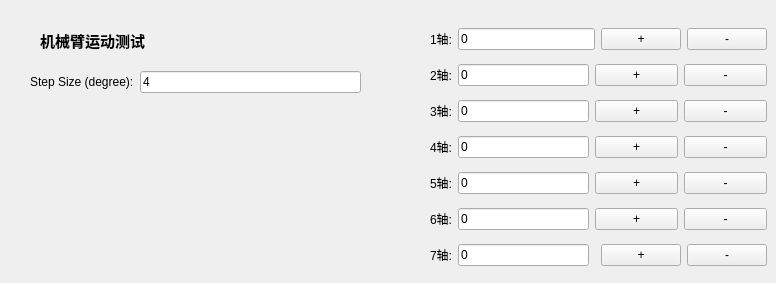
           <widget class="QWidget" name="tab_40">
            <attribute name="title">
             <string>机械臂运动测试</string>
            </attribute>
            <widget class="QWidget" name="layoutWidget_19">
             <property name="geometry">
              <rect>
               <x>30</x>
               <y>60</y>
               <width>331</width>
               <height>44</height>
              </rect>
             </property>
             <layout class="QHBoxLayout" name="horizontalLayout_114">
              <item>
               <widget class="QLabel" name="label_313">
                <property name="text">
                 <string>Step Size (degree):</string>
                </property>
               </widget>
              </item>
              <item>
               <widget class="QLineEdit" name="lineEdit_robotMoveStep_6">
                <property name="text">
                 <string>4</string>
                </property>
               </widget>
              </item>
             </layout>
            </widget>
            <widget class="QWidget" name="layoutWidget_20">
             <property name="geometry">
              <rect>
               <x>430</x>
               <y>20</y>
               <width>337</width>
               <height>254</height>
              </rect>
             </property>
             <layout class="QGridLayout" name="gridLayout_42">
              <item row="0" column="0" colspan="2">
               <layout class="QHBoxLayout" name="horizontalLayout_115">
                <item>
                 <widget class="QLabel" name="label_314">
                  <property name="text">
                   <string>1轴:</string>
                  </property>
                 </widget>
                </item>
                <item>
                 <widget class="QLineEdit" name="lineEdit_jt_36">
                  <property name="text">
                   <string>0</string>
                  </property>
                 </widget>
                </item>
               </layout>
              </item>
              <item row="0" column="2">
               <layout class="QHBoxLayout" name="horizontalLayout_116">
                <item>
                 <widget class="QPushButton" name="pushButton_a1_p_6">
                  <property name="text">
                   <string>+</string>
                  </property>
                 </widget>
                </item>
                <item>
                 <widget class="QPushButton" name="pushButton_a1_m_6">
                  <property name="text">
                   <string>-</string>
                  </property>
                 </widget>
                </item>
               </layout>
              </item>
              <item row="1" column="0">
               <layout class="QHBoxLayout" name="horizontalLayout_117">
                <item>
                 <widget class="QLabel" name="label_315">
                  <property name="text">
                   <string>2轴:</string>
                  </property>
                 </widget>
                </item>
                <item>
                 <widget class="QLineEdit" name="lineEdit_jt_37">
                  <property name="text">
                   <string>0</string>
                  </property>
                 </widget>
                </item>
               </layout>
              </item>
              <item row="1" column="1" colspan="2">
               <layout class="QHBoxLayout" name="horizontalLayout_118">
                <item>
                 <widget class="QPushButton" name="pushButton_a2_p_6">
                  <property name="text">
                   <string>+</string>
                  </property>
                 </widget>
                </item>
                <item>
                 <widget class="QPushButton" name="pushButton_a2_m_6">
                  <property name="text">
                   <string>-</string>
                  </property>
                 </widget>
                </item>
               </layout>
              </item>
              <item row="2" column="0">
               <layout class="QHBoxLayout" name="horizontalLayout_119">
                <item>
                 <widget class="QLabel" name="label_316">
                  <property name="text">
                   <string>3轴:</string>
                  </property>
                 </widget>
                </item>
                <item>
                 <widget class="QLineEdit" name="lineEdit_jt_38">
                  <property name="text">
                   <string>0</string>
                  </property>
                 </widget>
                </item>
               </layout>
              </item>
              <item row="2" column="1" colspan="2">
               <layout class="QHBoxLayout" name="horizontalLayout_120">
                <item>
                 <widget class="QPushButton" name="pushButton_a3_p_6">
                  <property name="text">
                   <string>+</string>
                  </property>
                 </widget>
                </item>
                <item>
                 <widget class="QPushButton" name="pushButton_a3_m_6">
                  <property name="text">
                   <string>-</string>
                  </property>
                 </widget>
                </item>
               </layout>
              </item>
              <item row="3" column="0">
               <layout class="QHBoxLayout" name="horizontalLayout_121">
                <item>
                 <widget class="QLabel" name="label_317">
                  <property name="text">
                   <string>4轴:</string>
                  </property>
                 </widget>
                </item>
                <item>
                 <widget class="QLineEdit" name="lineEdit_jt_39">
                  <property name="text">
                   <string>0</string>
                  </property>
                 </widget>
                </item>
               </layout>
              </item>
              <item row="3" column="1" colspan="2">
               <layout class="QHBoxLayout" name="horizontalLayout_122">
                <item>
                 <widget class="QPushButton" name="pushButton_a4_p_6">
                  <property name="text">
                   <string>+</string>
                  </property>
                 </widget>
                </item>
                <item>
                 <widget class="QPushButton" name="pushButton_a4_m_6">
                  <property name="text">
                   <string>-</string>
                  </property>
                 </widget>
                </item>
               </layout>
              </item>
              <item row="4" column="0">
               <layout class="QHBoxLayout" name="horizontalLayout_123">
                <item>
                 <widget class="QLabel" name="label_318">
                  <property name="text">
                   <string>5轴:</string>
                  </property>
                 </widget>
                </item>
                <item>
                 <widget class="QLineEdit" name="lineEdit_jt_40">
                  <property name="text">
                   <string>0</string>
                  </property>
                 </widget>
                </item>
               </layout>
              </item>
              <item row="4" column="1" colspan="2">
               <layout class="QHBoxLayout" name="horizontalLayout_124">
                <item>
                 <widget class="QPushButton" name="pushButton_a5_p_6">
                  <property name="text">
                   <string>+</string>
                  </property>
                 </widget>
                </item>
                <item>
                 <widget class="QPushButton" name="pushButton_a5_m_6">
                  <property name="text">
                   <string>-</string>
                  </property>
                 </widget>
                </item>
               </layout>
              </item>
              <item row="5" column="0">
               <layout class="QHBoxLayout" name="horizontalLayout_125">
                <item>
                 <widget class="QLabel" name="label_319">
                  <property name="text">
                   <string>6轴:</string>
                  </property>
                 </widget>
                </item>
                <item>
                 <widget class="QLineEdit" name="lineEdit_jt_41">
                  <property name="text">
                   <string>0</string>
                  </property>
                 </widget>
                </item>
               </layout>
              </item>
              <item row="5" column="1" colspan="2">
               <layout class="QHBoxLayout" name="horizontalLayout_126">
                <item>
                 <widget class="QPushButton" name="pushButton_a6_p_6">
                  <property name="text">
                   <string>+</string>
                  </property>
                 </widget>
                </item>
                <item>
                 <widget class="QPushButton" name="pushButton_a6_m_6">
                  <property name="text">
                   <string>-</string>
                  </property>
                 </widget>
                </item>
               </layout>
              </item>
              <item row="6" column="0">
               <layout class="QHBoxLayout" name="horizontalLayout_127">
                <item>
                 <widget class="QLabel" name="label_320">
                  <property name="text">
                   <string>7轴:</string>
                  </property>
                 </widget>
                </item>
                <item>
                 <widget class="QLineEdit" name="lineEdit_jt_42">
                  <property name="text">
                   <string>0</string>
                  </property>
                 </widget>
                </item>
               </layout>
              </item>
              <item row="6" column="2">
               <layout class="QHBoxLayout" name="horizontalLayout_128">
                <item>
                 <widget class="QPushButton" name="pushButton_a7_p_6">
                  <property name="text">
                   <string>+</string>
                  </property>
                 </widget>
                </item>
                <item>
                 <widget class="QPushButton" name="pushButton_a7_m_6">
                  <property name="text">
                   <string>-</string>
                  </property>
                 </widget>
                </item>
               </layout>
              </item>
             </layout>
            </widget>
            <widget class="QLabel" name="label_321">
             <property name="geometry">
              <rect>
               <x>40</x>
               <y>30</y>
               <width>151</width>
               <height>21</height>
              </rect>
             </property>
             <property name="font">
              <font>
               <pointsize>11</pointsize>
               <weight>75</weight>
               <bold>true</bold>
              </font>
             </property>
             <property name="text">
              <string>机械臂运动测试</string>
             </property>
            </widget>
           </widget>
